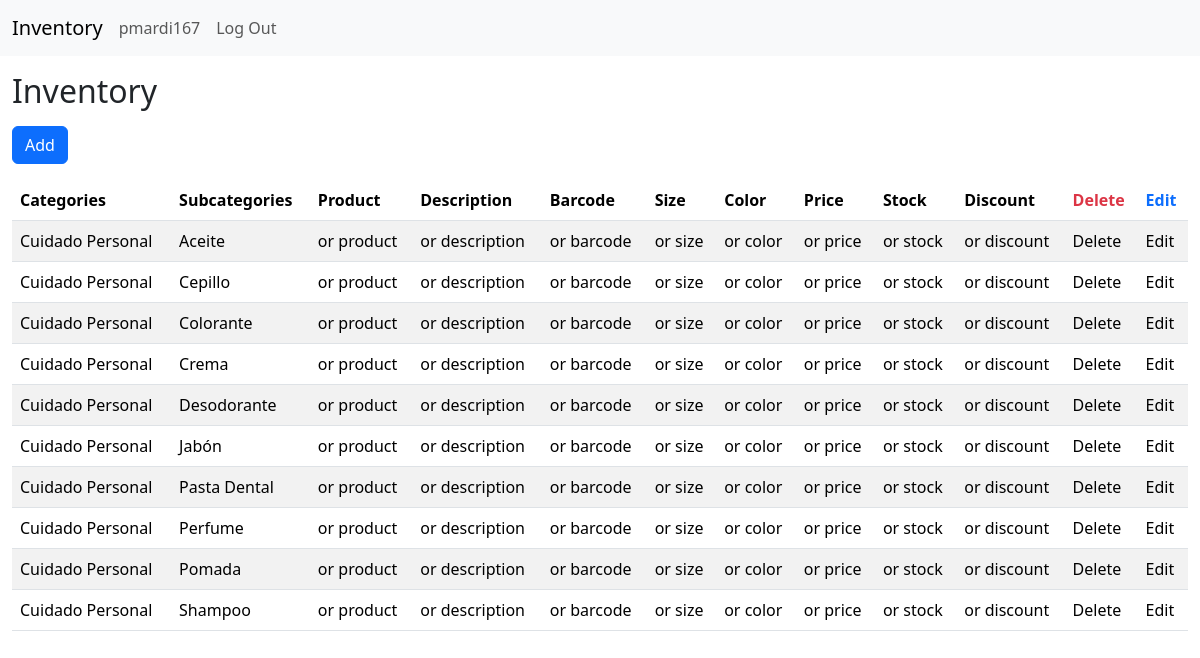
Screenshot of / (signed in) with the database file from the repository.
### tables this page shows
CREATE TABLE user (
  id INTEGER PRIMARY KEY AUTOINCREMENT,
  username VARCHAR(100) UNIQUE NOT NULL,
  password VARCHAR(120) NOT NULL
);

CREATE TABLE "subcategory" (
    id INTEGER PRIMARY KEY AUTOINCREMENT,
    name VARCHAR(100) NOT NULL UNIQUE,
    category_id INTEGER,
    FOREIGN KEY (category_id) REFERENCES category(id) ON DELETE CASCADE
);

CREATE TABLE "category" (
    id INTEGER PRIMARY KEY AUTOINCREMENT,
    name VARCHAR(100) NOT NULL UNIQUE
);

### inventour/routes/index.py (the view)
@bp.route("/")
def index():
    db = get_db()
    data = db.execute(
        "SELECT c.name as category, s.name as subcategory FROM category c JOIN subcategory s ON c.id = s.category_id ORDER BY c.name, s.name"
      ).fetchall()
    return render_template("management/index.html", data=data)

### inventour/db.py (called while the page is built)
def get_db():
    if "db" not in g:
        g.db = sqlite3.connect(
            current_app.config['DATABASE'],
            detect_types=sqlite3.PARSE_DECLTYPES
          )
        g.db.row_factory = sqlite3.Row
    return g.db

### inventour/routes/auth/auth.py (called while the page is built)
@bp.before_app_request
def load_logged_in_user():
    user_id = session.get("user_id")
    if user_id is None:
        g.user = None
    else:
        g.user = get_db().execute(
            "SELECT * FROM user WHERE id = ?", (user_id,)
          ).fetchone()

### inventour/templates/management/index.html (shortened to what this page needs)
{% extends "base.html" %}
{% block head%}
  {{  super() }}
{% endblock %}
{% block content %}
  <h2 class="my-3">Inventory</h2>
  {% if g.user %}
      <button class="btn btn-primary mb-3" type="button" value="New">
        <a class="nav-link" href="{{ url_for('index.add_category_subcategory')}}">Add</a>
      </button>
  {% endif %}
  <table class="table table-striped">
    <thead>
      <tr>
        <th>Categories</th>
        <th>Subcategories</th>
        <th>Product</th>
        <th>Description</th>
        <th>Barcode</th>
        <th>Size</th>
        <th>Color</th>
        <th>Price</th>
        <th>Stock</th>
        <th>Discount</th>
            {% if g.user %}
            <th class="text-danger">Delete</th>
            <th class="text-primary">Edit</th>
            {% endif %}
      </tr>
    </thead>
    <tbody>
      {% for row in data %}
      <tr>
        <td>{{ row["category"] }}</td>
        <td>{{ row["subcategory"] }}</td>
        <td>{{ row["product"] }} or product</td>
        <td>{{ row["description"] }} or description</td>
        <td>{{ row["barcode"] }} or barcode</td>
        <td>{{ row["size"] }} or size</td>
        <td>{{ row["color"] }} or color</td>
        <td>{{ row["price"] }} or price</td>
        <td>{{ row["stock"] }} or stock</td>
        <td>{{ row["discount"] }} or discount</td>
            {% if g.user %}
            <td>Delete</td>
            <td>Edit</td>
            {% endif %}
      </tr>
      {% endfor %}
    </tbody>
  </table>
{% endblock %}

### inventour/templates/base.html (shortened to what this page needs)
<!DOCTYPE html>
<html lang="en">
<head>
  {% block head %}
  <link href="https://cdn.jsdelivr.net/npm/bootstrap@5.3.7/dist/css/bootstrap.min.css" rel="stylesheet">
  {% endblock %}
</head>
<body>
  <nav class="navbar bg-body-tertiary">
    <div class="container-fluid">
      <div class="d-flex flex-row justify-content-between align-items-center">
      <a class="navbar-brand" href="{{ url_for('index') }}">Inventory</a>
      <ul class="navbar-nav d-flex flex-row gap-3">
        {% if g.user %}
        <li class="nav-item">
          <span class="nav-link">{{ g.user["username"] }}</span>
        </li>
        <li class="nav-item">
          <a class="nav-link" href="{{ url_for('auth.logout') }}">
            Log Out
          </a>
        </li>
        {% endif %}
      </ul>
      </div>
    </div>
  </nav>
  <div class="container-fluid">
  {% block content %}{% endblock %}
  </div>
</body>
</html>

### rows the page displays
user: user.username "pmardi167"
subcategory: category "Cuidado Personal", subcategory "Aceite"
subcategory: category "Cuidado Personal", subcategory "Cepillo"
subcategory: category "Cuidado Personal", subcategory "Colorante"
subcategory: category "Cuidado Personal", subcategory "Crema"
subcategory: category "Cuidado Personal", subcategory "Desodorante"
subcategory: category "Cuidado Personal", subcategory "Jabón"
subcategory: category "Cuidado Personal", subcategory "Pasta Dental"
subcategory: category "Cuidado Personal", subcategory "Perfume"
subcategory: category "Cuidado Personal", subcategory "Pomada"
subcategory: category "Cuidado Personal", subcategory "Shampoo"
